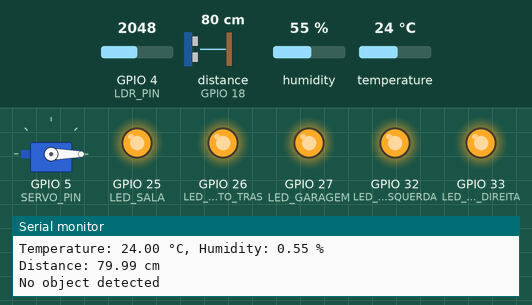
Bench run of a sketch on a simulated ESP32. On the bench: servo, output pins drawn as LEDs (lit = HIGH), the last lines printed to the serial monitor. Wiring (inferred from the names in the program): ultrasonic range finder: trigger GPIO 17; echo GPIO 18. The test bench sets the inputs (shaded band); at power-on: temperature 24 °C, GPIO 4 (LDR_PIN) = 2048, distance to the obstacle (sensor on GPIO 18) 80 cm, humidity 55 %. The echo pulse lasts 58.3 µs per cm; pins used as bus, display or sensor lines are not drawn.

Above: at 2.7 s.
2.8 s: temperature set to 20.7 °C
5.0 s: temperature set to 19.5 °C
At 7.2 s:
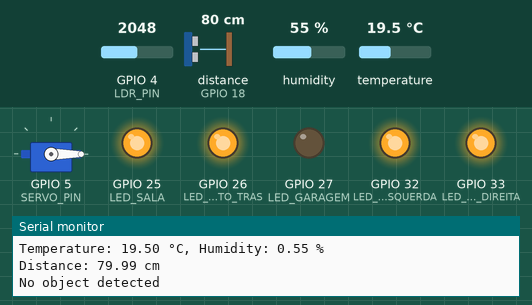
7.5 s: temperature set to 28 °C
At 9.4 s:
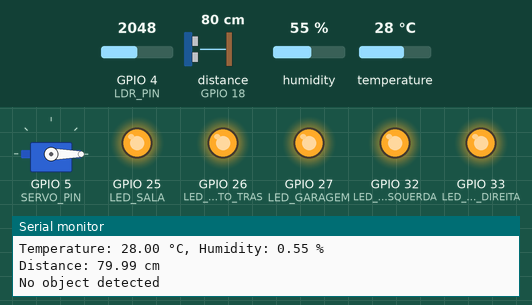
9.7 s: temperature set to 12 °C
At 10.8 s:
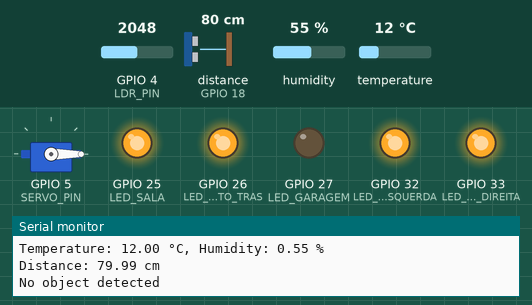
Timing chart, 0 to 12.7 s (numbered marks = the images above; inputs shaded):
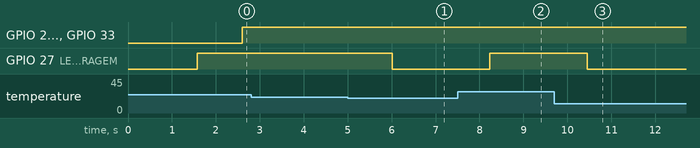

Measured:
- the behaviour switches between 20.1 and 20 °C on temperature (found by bisection; images 0 and 1)
- after the input at 5.0 s, GPIO 27 (LED_GARAGEM): HIGH → LOW after 1.0 s
- after the input at 7.5 s, GPIO 27 (LED_GARAGEM): LOW → HIGH after 0.73 s
- after the input at 9.7 s, GPIO 27 (LED_GARAGEM): HIGH → LOW after 0.75 s

The sketch:

Projeto_total.ino
```cpp
#include <SPI.h>
#include <Wire.h>
// #include <Adafruit_GFX.h>
// #include <Adafruit_SH110X.h>
#include "arduino_secrets.h"
//#include <InfluxDbClient.h> // Influx DB Libraries
//#include <InfluxDbCloud.h>	// Influx DB Libraries
#include <ESP32Servo.h>
#include <DHT.h>
#include <WiFiMulti.h>
WiFiMulti wifiMulti;
#define DEVICE "ESP32"

// Declare InfluxDB client instance with preconfigured InfluxCloud certificate
//InfluxDBClient client(INFLUXDB_URL, INFLUXDB_ORG, INFLUXDB_BUCKET, INFLUXDB_TOKEN);

// Declare Data point
// Point sensor("wifi_status");
// Point distancia("distancia");
// Point luz("luz");
// Point temperatura("temperatura");
// Point humidade("humidade");
// Point lux("lux");

//Adafruit_SH1107 display = Adafruit_SH1107(64, 128, &Wire);
/*
// Pinos dos leds a interagir com o IoT Cloud
#define LED_SALA 25
#define LED_QUARTO_ESQUERDA 32
#define LED_QUARTO_DIREITA 33
#define LED_QUARTO_TRAS 26
#define LED_GARAGEM 27

#define LDR_PIN 4
#define DHTPIN 16           // GPIO pin where the DHT22 is connected
#define DHTTYPE DHT22      // Define sensor type as DHT22
#define TRIG_PIN 17
#define ECHO_PIN 18
#define POT_PIN 19
#define BUZZ_PIN 14
#define SERVO_PIN 5
*/
// Pinos dos leds a interagir com o IoT Cloud
#define LED_SALA 25
#define LED_QUARTO_ESQUERDA 32
#define LED_QUARTO_DIREITA 33
#define LED_QUARTO_TRAS 26
#define LED_GARAGEM 27

#define LDR_PIN 4
#define DHTPIN 16           // GPIO pin where the DHT22 is connected
#define DHTTYPE DHT22      // Define sensor type as DHT22
#define TRIG_PIN 17
#define ECHO_PIN 18
#define POT_PIN 19
#define BUZZ_PIN 14
#define SERVO_PIN 5

DHT dht(DHTPIN, DHTTYPE);  // Create DHT sensor object
Servo servoMotor; // Create a Servo object

float durationValue, distanceValue, luxValue, temperatureValue, humidityValue;
int potValue, tempValue, ldrValue, pwmValue;

void startLEDs()
{
	// Inicializar os pinos dos LEDs
	pinMode(LED_SALA, OUTPUT);
	pinMode(LED_QUARTO_ESQUERDA, OUTPUT);
	pinMode(LED_QUARTO_DIREITA, OUTPUT);
	pinMode(LED_QUARTO_TRAS, OUTPUT);
	pinMode(LED_GARAGEM, OUTPUT);

	//pinMode(POT_PIN, INPUT);  // Potentiometer PIN

	pinMode(TRIG_PIN, OUTPUT);
	pinMode(ECHO_PIN, INPUT);

	//VAI TE FODER MARCO0S

	pinMode(LDR_PIN, INPUT);
}

void startSerial()
{
	Serial.begin(9600);
	delay(500);
}

void setup(){

	startSerial();
	startLEDs();
	Serial.println("Starting...");
	// wait for the OLED to power up
	//display.begin(0x3C, true); // Address 0x3C default

	servoMotor.attach(SERVO_PIN); // Attach the servo to the defined pin
    servoMotor.write(0);          // Set the initial position of the servo to 0 degrees

	//display.display();
	delay(1000);

	// Clear the buffer.
	// display.clearDisplay();
	// display.display();
	// display.setRotation(1);
	// display.setTextSize(1);
	// display.setTextColor(SH110X_WHITE);
	// display.setCursor(0, 0);
	// display.println("Attemptingto connectto network");
	// display.println(SECRET_SSID);
	// display.display();
	// WiFi.mode(WIFI_STA);
	// wifiMulti.addAP(SECRET_SSID, SECRET_OPTIONAL_PASS);

	// while (wifiMulti.run() != WL_CONNECTED)
	// {
	// 	// display.print(".");
	// 	// display.display();
	// 	Serial.print(".");
	// 	delay(100);
	// }
	// Serial.println();

	// display.println("\nConnection Success!");
	// display.display();

	// timeSync(TZ_INFO, "pool.ntp.org", "time.nis.gov");

	// Conectar ao InfluxDB
	// if (client.validateConnection())
	// {
	// 	Serial.print("Connected to InfluxDB: ");
	// 	Serial.println(client.getServerUrl());
	// }
	// else
	// {
	// 	Serial.print("InfluxDB connection failed: ");
	// 	Serial.println(client.getLastErrorMessage());
	// }

	// sensor.addTag("device", DEVICE);
	// sensor.addTag("SSID", WiFi.SSID());
	Serial.println("Finished setup");
}

void loop()
{
	// Read potentiometer value
	//potValue = analogRead(POT_PIN);
	//pwmValue = map(potValue, 0, 4095, 0, 255); // Scale to 8-bit PWM (0-255)
	Serial.print("Potentiometer Value: ");
	Serial.println(potValue);

	// Read LDR value
	ldrValue = analogRead(LDR_PIN);

	// Read LDR resistance and lux value
	luxValue = resistanceToLux(calculateLDRResistance(ldrValue));
	Serial.print("LDR Value: ");
	Serial.println(ldrValue);
	Serial.print("Lux Value: ");
	Serial.println(luxValue);

	// DHT sensor
	temperatureValue = getTemperatureCelsius();
	humidityValue = getHumidityPercentage();
	Serial.print("Temperature: ");
	Serial.print(temperatureValue);
	Serial.print(" °C, Humidity: ");
	Serial.print(humidityValue);
	Serial.println(" %");

	// Medicao está sequencial, pode vir a ser necessario interrupt ou threads
	distanceValue = getDistanceCM();
	Serial.print("Distance: ");
	Serial.print(distanceValue);
	Serial.println(" cm");

	// Change house parameters
	checkTemperature(temperatureValue);
	checkDistance(distanceValue);
	checkLight(luxValue);
  	checkHumidity(humidityValue);

	// Send values to InfluxDB
	// humidade.addField("humidade", humidityValue);
	// temperatura.addField("temperatura", temperatureValue);
	// distancia.addField("distancia", distanceValue);
	// lux.addField("Lux", luxValue); // em lux

	// display.clearDisplay();
	// display.setCursor(0, 0);
	delay(10); // Small delay to smooth readings

	//yield();
	// display.display();

	// Clear fields for reusing the point. Tags will remain the same as set above.
	// sensor.clearFields();
	// luz.clearFields();

	// Store measured value into point
	// Report RSSI of currently connected network
	// sensor.addField("rssi", WiFi.RSSI());

	// Print what are we exactly writing
	// Serial.print("Writing: ");
	// Serial.println(sensor.toLineProtocol());
	// Serial.println(luz.toLineProtocol());

	// Check WiFi connection and reconnect if needed
	// if (wifiMulti.run() != WL_CONNECTED)
	// {
	// 	Serial.println("Wifi connection lost");
	// }

	// Enviar dados para o InfluxDB
	//if (!client.writePoint(sensor) || !client.writePoint(luz) || !client.writePoint(temperatura) || !client.writePoint(humidade) || !client.writePoint(lux) || !client.writePoint(distancia))
	//	{
	//		Serial.print("InfluxDB write failed: ");
	//		Serial.println(client.getLastErrorMessage());
	//	}

	Serial.println("Waiting 1 second");
}
void checkTemperature(float temperature)
{
	if (temperature > 20) //Ta idiota de proposito para testar
	{ // Threshold for temperature detection
		digitalWrite(LED_GARAGEM, HIGH);
	}
	else
	{
		digitalWrite(LED_GARAGEM, LOW);
	}
}

void checkHumidity(float humidity)
{
  if (humidity > 50) // Threshold for humidity detection
  { // em %
    Serial.println("humidade treshhold atingido");
    //ligar buzzer
  }
  else
  {

  }
}

void checkDistance(float distance)
{
	if (distance < 2)
	{ // em cm
		Serial.println("Object detected");
		servoMotor.write(30); // Turn the servo to 30 degrees
		delay(1000);		  // Wait for the servo to reach the position
		servoMotor.detach();  // Detach the servo to save power
	}
	else
	{
		Serial.println("No object detected");
		servoMotor.write(0);  // Turn the servo to 0 degrees
		delay(1000);		  // Wait for the servo to reach the position
		servoMotor.detach();  // Detach the servo to save power
	}
}

void checkLight(float lux)
{
	if (lux < 100)
	{ // Threshold for light detection
		digitalWrite(LED_SALA, HIGH);
		digitalWrite(LED_QUARTO_ESQUERDA, HIGH);
		digitalWrite(LED_QUARTO_DIREITA, HIGH);
		digitalWrite(LED_QUARTO_TRAS, HIGH);
	}
	else
	{
		digitalWrite(LED_SALA, LOW);
		digitalWrite(LED_QUARTO_ESQUERDA, LOW);
		digitalWrite(LED_QUARTO_DIREITA, LOW);
		digitalWrite(LED_QUARTO_TRAS, LOW);
	}
}

// Function to measure distance using HC-SR04
float getDistanceCM()
{
	// Send a 10us HIGH pulse on the trigger pin
	digitalWrite(TRIG_PIN, LOW);
	delayMicroseconds(2);
	digitalWrite(TRIG_PIN, HIGH);
	delayMicroseconds(10);
	digitalWrite(TRIG_PIN, LOW);

	// Measure the length of the echo pulse
	long duration = pulseIn(ECHO_PIN, HIGH, 30000); // Timeout at 30ms (~5 meters)

	if (duration == 0)
	{
		Serial.println("No pulse received (timeout).");
		return -1.0;
	}

	// Convert time into distance (speed of sound = 343 m/s)
	float distance = (duration * 0.0343) / 2;

	return distance;
}

// Updated DHT reading functions with retries and delays
float getTemperatureCelsius()
{
    float temp;
    for (int i = 0; i < 3; i++) // Retry up to 3 times
    {
        temp = dht.readTemperature(); // Reads in Celsius by default
        if (!isnan(temp))
        {
            return temp; // Return valid temperature
        }
        delay(1000); // Small delay before retrying
    }
    Serial.println("Failed to read temperature after retries!");
    return -999.0; // Error code
}

float getHumidityPercentage()
{
    float hum;
    for (int i = 0; i < 3; i++) // Retry up to 3 times
    {
        hum = dht.readHumidity();
        if (!isnan(hum))
        {
            return hum / 100; // Return valid humidity as a percentage
        }
        delay(1000); // Small delay before retrying
    }
    Serial.println("Failed to read humidity after retries!");
    return -999.0; // Error code
}

/*
função para calcular a resistencia equivalente do LDR
*/
float calculateLDRResistance(int adcValue)
{
	const float Vcc = 3.3;
	const float R_fixed = 10000.0; // 10kΩ

	float voltage = (adcValue / 4095.0) * Vcc;
	float resistance = (voltage * R_fixed) / (Vcc - voltage);
	return resistance;
}
/*
função para calcular a o valor em lux do LDR*/
#include <math.h>

float resistanceToLux(float resistance_ohms)
{
	const float A = 100430.0; // retirado da curva caracteristica do datasheet do LDR
	const float B = 0.952;
	double lux = pow((resistance_ohms / A), -1.0 / B); // Ensure intermediate calculation uses double
	return static_cast<float>(lux); // Cast back to float for compatibility
}
```

arduino_secrets.h
```cpp
// Wifi secrets
//#define SECRET_DEVICE_KEY "RQj47C51XZSfPEtQJ?hgLXd3x"
#define SECRET_OPTIONAL_PASS "9292929292"
#define SECRET_SSID "OPPO Find X5 Pro"

// InfluxDB credentials
#define INFLUXDB_URL "http://192.168.249.161:8086"
#define INFLUXDB_TOKEN "V-rxlZM710rNB7ywP-P-zzY-4HHrut8SczuRWjFAZKDfHhgk_izXZpZLmiaPFwHEfB4C99_OiB-fT5TJLNDqOg=="
#define INFLUXDB_ORG "hawktuah"
#define INFLUXDB_BUCKET "tralalerotralala"

// Time zone info
#define TZ_INFO "UTC0"
```
